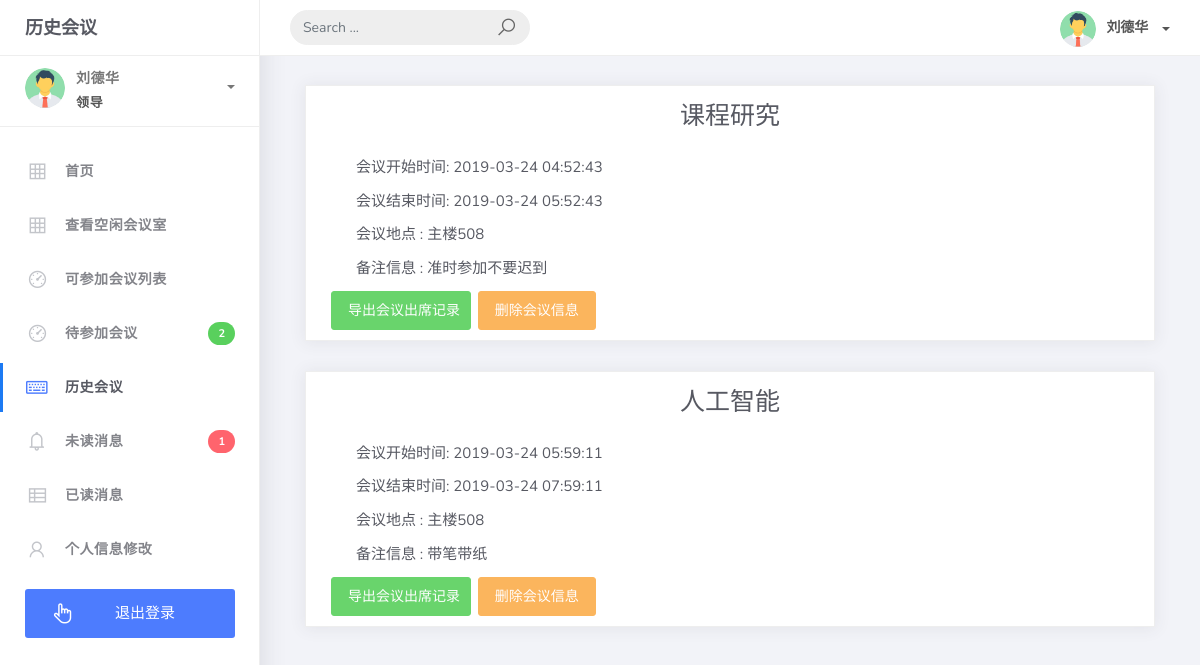
The page /zlsz/history.php (signed in) on the database its author committed.
### tables this page shows
CREATE TABLE `hy_meeting` (
  `id` int(11) NOT NULL AUTO_INCREMENT,
  `stime` datetime DEFAULT NULL,
  `ftime` datetime DEFAULT NULL,
  `inf` varchar(11) DEFAULT NULL,
  `num` int(11) DEFAULT NULL,
  `username` varchar(50) DEFAULT NULL,
  `type` varchar(20) DEFAULT NULL,
  `name` varchar(50) DEFAULT NULL,
  `add` varchar(50) DEFAULT NULL,
  `officeid` varchar(50) DEFAULT NULL,
  `state` varchar(50) DEFAULT NULL,
  PRIMARY KEY (`id`)
);

### zlsz/includes/MyDb.php (called while the page is built, shortened)
<?php
class MyDb
{
    public function __construct($dbname,$host="qdm190234501.my3w.com",$user="qdm190234501",$pwd="zfz666666",$charset="SET NAMES UTF8")
    {
        $this->dbname = $dbname;
        $this->host = $host;
        $this->user = $user;
        $this->pwd = $pwd;
        $this->charset = $charset;
    }
    public function query($sql)
    {
        return @mysql_query($sql);
    }
    public function fetch($res)
    {
        return @mysql_fetch_array($res);
    }
    public function get_all($tablename,$where="",$column="*",$order="",$limit="",$join="",$group="")
    {
       $res =  $this->select_num($tablename,$where,$column,$order,$join,$limit,$group);
       $arr = array();
        while($row = $this->fetch($res)){
            $arr[] = $row;
        }
        return $arr;
    }
    private  function getTableName($tableName,$tablePrifx="hy_")
    {
        return $tablePrifx.$tableName;
    }
    public function select_num($tablename,$where="",$column="*",$order=null,$join=null,$limit=null,$group=null)
    {
        $tablename = self::getTableName($tablename);
        $sql = "select {$column}  from {$tablename}";
        if($where){
            $sql.=" where {$where}";
        }
        return $this->query($sql);
    }
}

### zlsz/includes/init.php (called while the page is built, shortened)
<?php
include(ROOT."includes/MyDb.php");
$Db = new MyDb("qdm190234501_db");

### zlsz/history.php (the view, shortened to what this page needs)
<!DOCTYPE html>
<?php
include( "includes/init.php" );
$time=date('Y-m-d h:i:s', time());
$officelist=$Db->get_all("meeting","ftime<'$time'");
for($i=0;$i<sizeof($officelist);$i++){
	$id=$officelist[$i]['id'];
	$data = array(
		'state' =>"finish"
	);
		$Db->updatedata( "meeting", $data, "id='$id'" );
}
$name = $_SESSION[ 'name' ];
$arr0 = $Db->get_all( "meeting_peo","username='$name'");
$message=$Db->get_all( "message","user='$name' and state='false'");
?>
<html>
	<head>
		<link rel="stylesheet" href="assets/css/bootstrap.min.css">
		<link rel="stylesheet" href="assets/css/ready.css">
		<link rel="stylesheet" href="assets/css/demo.css">
	</head>
	<body>
		<div class="wrapper">
			<div class="main-header">
				<div class="logo-header">
					<a href="index.php" class="logo">
						历史会议
					</a>
				</div>
				<nav class="navbar navbar-header navbar-expand-lg">
					<div class="container-fluid">
						<form class="navbar-left navbar-form nav-search mr-md-3" action="">
							<div class="input-group">
								<input type="text" placeholder="Search ..." class="form-control">
								<div class="input-group-append">
									<span class="input-group-text">
									<i class="la la-search search-icon"></i>
								</span>
								</div>
							</div>
						</form>
						<ul class="navbar-nav topbar-nav ml-md-auto align-items-center">
							<li class="nav-item dropdown">
								<a class="dropdown-toggle profile-pic" data-toggle="dropdown" href="#" aria-expanded="false"> <img src="assets/img/profile.jpg" alt="user-img" width="36" class="img-circle"><span><?php echo $_SESSION['zname']?></span></span>
								</a>
							</li>
						</ul>
					</div>
				</nav>
			</div>
			<div class="sidebar">
				<div class="scrollbar-inner sidebar-wrapper">
					<div class="user">
						<div class="photo">
							<img src="assets/img/profile.jpg">
						</div>
						<div class="info">
							<a class="" data-toggle="collapse" href="#collapseExample" aria-expanded="true">
								<span>
									<?php echo $_SESSION['zname']?>
									<span class="user-level"><?php echo $_SESSION['job']?></span>
								<span class="caret"></span>
								</span>
							</a>
						</div>
					</div>
					<ul class="nav">
						<li class="nav-item">
							<a href="index.php">
								<i class="la la-table"></i>
								<p>首页</p>
							</a>
						</li>
						<li class="nav-item" <?php if($_SESSION['job']=='员工'){echo "hidden";}?>>
							<a href="office.php">
								<i class="la la-table"></i>
								<p>查看空闲会议室</p>
							</a>
						</li>
						<li class="nav-item">
							<a href="meeting_all.php">
								<i class="la la-dashboard"></i>
								<p>可参加会议列表</p>
							</a>
						</li>
						<li class="nav-item">
							<a href="meeting.php">
								<i class="la la-dashboard"></i>
								<p>待参加会议</p>
								<span class="badge badge-success" <?php if(sizeof($arr0)==0){echo "hidden";}?>><?php echo sizeof($arr0)?></span>
							</a>
						</li>
						<li class="nav-item active">
							<a href="history.php">
								<i class="la la-keyboard-o"></i>
								<p>历史会议</p>
							</a>
						</li>
						<li class="nav-item">
							<a href="message_w.php">
								<i class="la la-bell"></i>
								<p>未读消息</p>
								<span class="badge badge-danger" <?php if(sizeof($message)==0){echo "hidden";}?>><?php echo sizeof($message)?></span>
							</a>
						</li>
						<li class="nav-item">
							<a href="message_y.php">
								<i class="la la-th-list"></i>
								<p>已读消息</p>
							</a>
						</li>
						<li class="nav-item">
							<a href="userinf.php">
								<i class="la la-user"></i>
								<p>个人信息修改</p>
							</a>
						</li>
						<li id="logout" class="nav-item update-pro">
							<button data-toggle="modal" data-target="#modalUpdate">
								<i class="la la-hand-pointer-o"></i>
								<p>退出登录</p>
							</button>
						</li>
					</ul>
				</div>
			</div>
			<div class="main-panel">
				<div class="content">
					<div class="container-fluid">
					<?php
					for ( $i = 0; $i < sizeof( $arr0 ); $i++ ) {
						$meetingid=$arr0[$i]['meetingid'];
						$arr=$Db->get_all( "meeting","id='$meetingid' and state='finish'");
					?>
					<div class="col-md-12">
						<div class="card card-stats">
							<div class="card-body ">
								<div class="row">
									<div class="col-12 d-flex align-items-center">
										<div class="numbers col-12">
											<center>
												<h5>
													<?php echo $arr[0]['name']?>
												</h5>
											</center>
											<div style="float:left;margin-left: 20px;margin-top: 10px;">
												<p>会议开始时间:
													<?php echo $arr[0]['stime']?>
												</p>
												<p>会议结束时间:
													<?php echo $arr[0]['ftime']?> </p>
												<p>会议地点 :
													<?php echo $arr[0]['add']?>
												</p>
												<p>备注信息 :
													<?php echo $arr[0]['inf']?>
												</p>
												<?php
													if($name==$arr[0]['username']){
												?>
												<center>
							      				  <button id="export" class="btn btn-success" data-loading-text="Loading..." type="button" style="float: left;width: 140px;margin-left: -25px"> 导出会议出席记录
								      				  <button id="delmeeting" class="btn btn-warning" data-loading-text="Loading..." type="button"> 删除会议信息
								      				  </button>
												</center>
												<?php
													}
												?>
											</div>
										</div>
									</div>
								</div>
							</div>
						</div>
					</div>
					<?php
					}
					?>
					</div>
				</div>
			</div>
		</div>
	</body>
</html>

### zlsz/assets/css/demo.css (style rules this page uses)
.update-pro { margin: 15px 25px; }
.update-pro button { padding: 13px 25px; background: #4d7cfe; color: #fff; border-radius: 3px; justify-content: center; width: 100%; border: 0; cursor: pointer; }
.update-pro button p, .update-pro button i { color: #fff !important; margin-bottom: 0px; }
.update-pro button i { margin-right: 5px !important; font-size: 23px; color: #C3C5CA; margin-right: 15px; width: 25px; text-align: center; vertical-align: middle; float: left; }

### rows shown on the page
hy_meeting: name "课程研究", stime "2019-03-24 04:52:43", ftime "2019-03-24 05:52:43", add "主楼508", inf "准时参加不要迟到"
hy_meeting: name "人工智能", stime "2019-03-24 05:59:11", ftime "2019-03-24 07:59:11", add "主楼508", inf "带笔带纸"

### other values the page prints
$_SESSION['zname'] "刘德华"
$_SESSION['job'] "领导"
sizeof($arr0) "2"
sizeof($message) "1"
